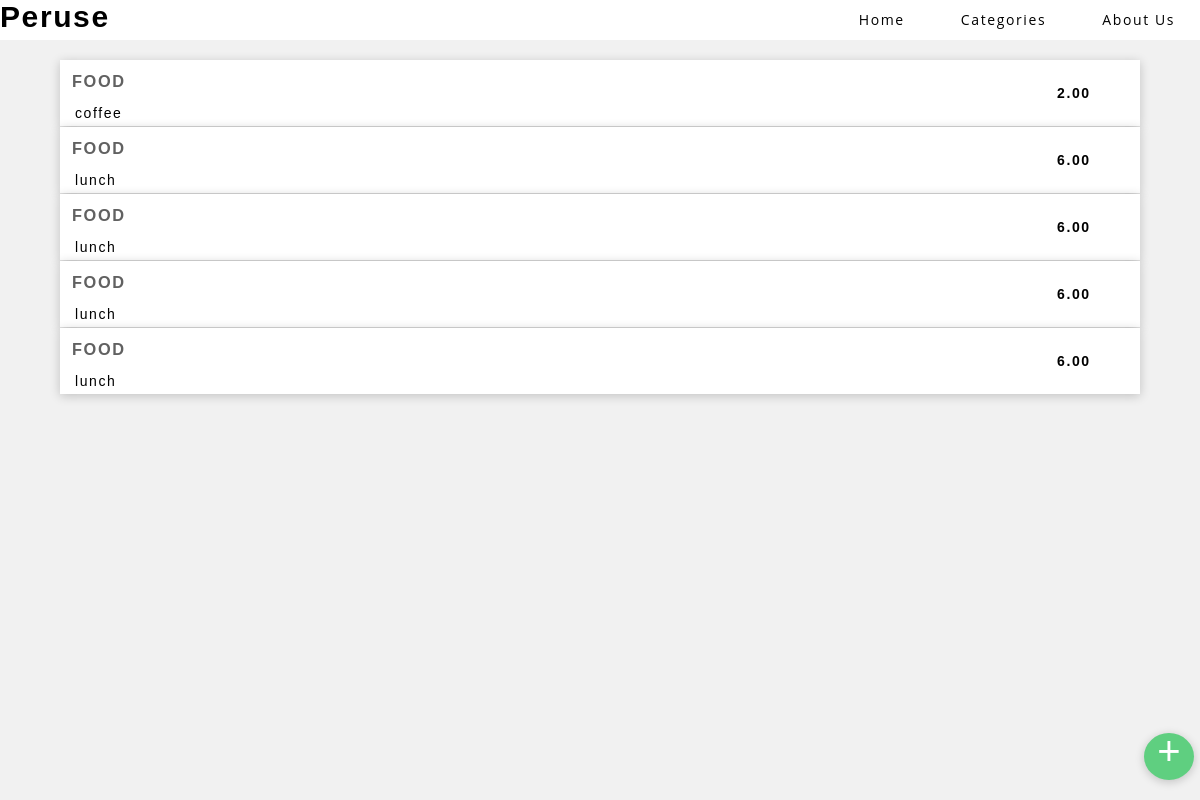
The app's page /categoriesdetails.php?categories=food with its own data.
### tables this page shows
CREATE TABLE IF NOT EXISTS `cat_expenses` (
  `date_selected` date NOT NULL,
`id` int(11) NOT NULL,
  `categories` varchar(30) NOT NULL,
  `description` varchar(50) NOT NULL,
  `expense` double(10,2) NOT NULL
);

### categoriesdetails.php (the view, shortened to what this page needs)
<!DOCTYPE html>
<html>
	<head>
		<link rel="stylesheet" href="css/style.css" text="css">
	</head>
	<body>
		<div>
			<nav>
				<ul id="logo">
					<li><h1>Peruse</h1></li>
				</ul>
				<ul id="options">
					<li><a href="index.php">Home</a></li>
					<li><a href="categories.php">Categories</a></li>
					<li><a href="#">About Us</a></li>
				</ul>
			</nav>
			<div id="content">
				<?php
				$categories=$_REQUEST["categories"];
					$result = mysql_query("select * from cat_expenses where categories='$categories'");
					$rows = mysql_num_rows($result);
						if($rows)
						{
							while($row = mysql_fetch_array($result))
								{
									$categories=$row['categories'];
									$description=$row['description'];
									$money=$row['expense'];
									echo "<div class='expenses'>";
									echo "<div class='description'>";
									echo "<h3>".$categories."</h3>";
									echo "<p>".$description."</p>";
									echo "</div>";
									echo "<div class='money'>";
									echo "<h4>".$money."</h4>";
									echo "</div>";
									echo "</div>";
								}
						}
				 ?>
				<div class="button">
					<button><a href="addform.php"><span>+</span></a></button>
				</div>
			</div>
		</div>
	</body>
</html>

### css/style.css (style rules this page uses)
* { margin: 0; }
body { font-family: proxima_nova_ltsemibold, Helvetica, Arial; background-color: #f1f1f1; color: #ffffff; letter-spacing: 0.1em; }
nav { height:40px; background-color: #ffffff; }
nav #logo { margin: 0; padding: 0; font-size: 20px; color: #000000; float: left; }
nav #logo li { display: inline-block; }
nav #options { margin: 0; padding: 0; }
nav #options { float: right; }
nav #options li { display: inline-block; padding: 0; margin: 0; }
nav #options li a { color: #000000; text-decoration: none; display: block; padding: 10px 25px; font-family: 'Open Sans', sans-serif; font-weight: 400; font-size: 14px; position: relative; -webkit-transition: color .25s; -moz-transition: color .25s; -ms-transition: color .25s; -o-transition: color .25s; transition: color .25s; }
#content { margin-top: 20px; margin-left: auto; margin-right: auto; width: 90%; font-size: 14px; color: #ffffff; }
.expenses { width: 100%; background-color: #ffffff; display: -webkit-flex; margin-bottom: 1px; -webkit-box-shadow: 0 2px 10px rgba(0,0,0,.2); box-shadow: 0 2px 10px rgba(0,0,0,.2); }
.description { width: 90%; }
.description h3 { padding-top: 12px; padding-left: 12px; padding-bottom: 12px; color: #616161; text-transform: uppercase; }
.description p { padding-top: 2px; padding-left: 15px; padding-bottom: 5px; color: #000000; }
.money { width: 10%; overflow: hidden; }
.money h4 { padding: 25px; color: #000000; }
.button button { background-color: #5fcf80; border: none; border-radius: 50%; width: 50px; bottom: 20px; right: 0.5%; position: fixed; -webkit-box-shadow: 0 2px 10px rgba(0,0,0,.2); box-shadow: 0 2px 10px rgba(0,0,0,.2); }
.button button span { top:-5px; position: relative; font-size: 40px; color: #ffffff; }
a { text-decoration: none; color: #757575; }

### records on screen
cat_expenses: categories "FOOD", description "coffee", expense "2.00"
cat_expenses: categories "FOOD", description "lunch", expense "6.00"
cat_expenses: categories "FOOD", description "lunch", expense "6.00"
cat_expenses: categories "FOOD", description "lunch", expense "6.00"
cat_expenses: categories "FOOD", description "lunch", expense "6.00"
